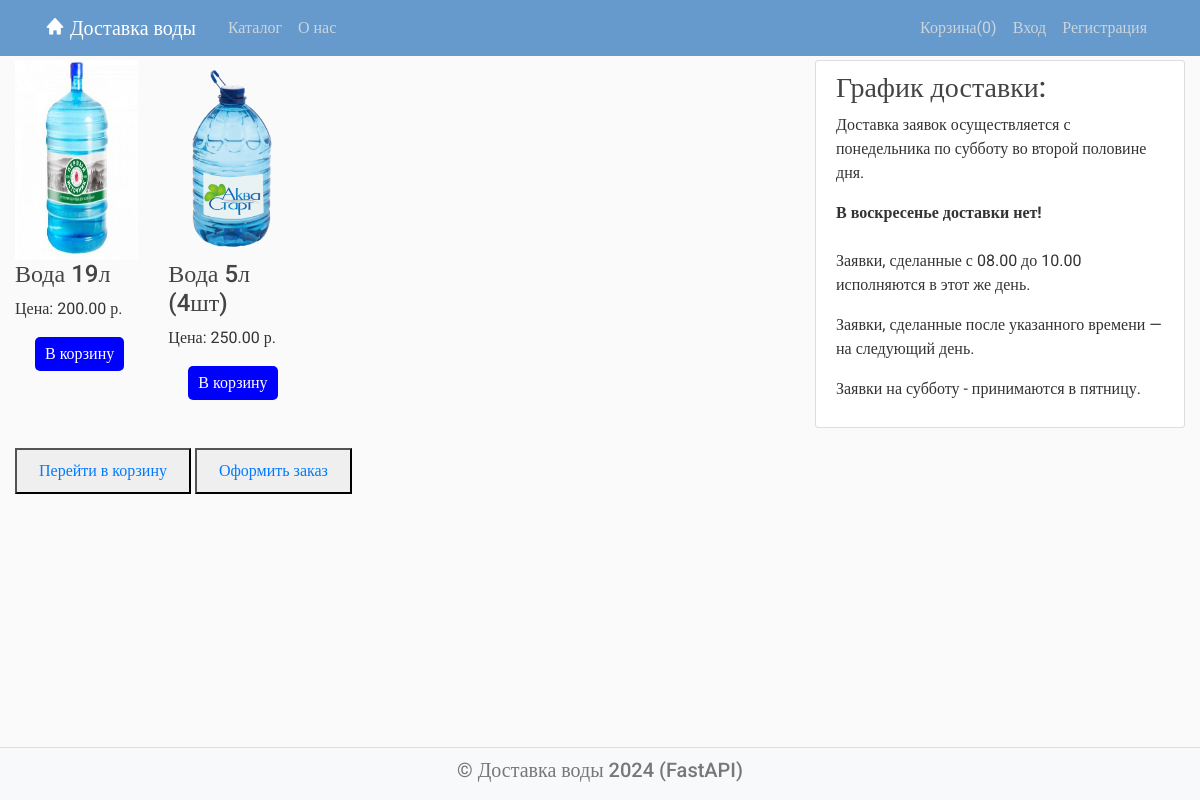
The app's page /, older data.
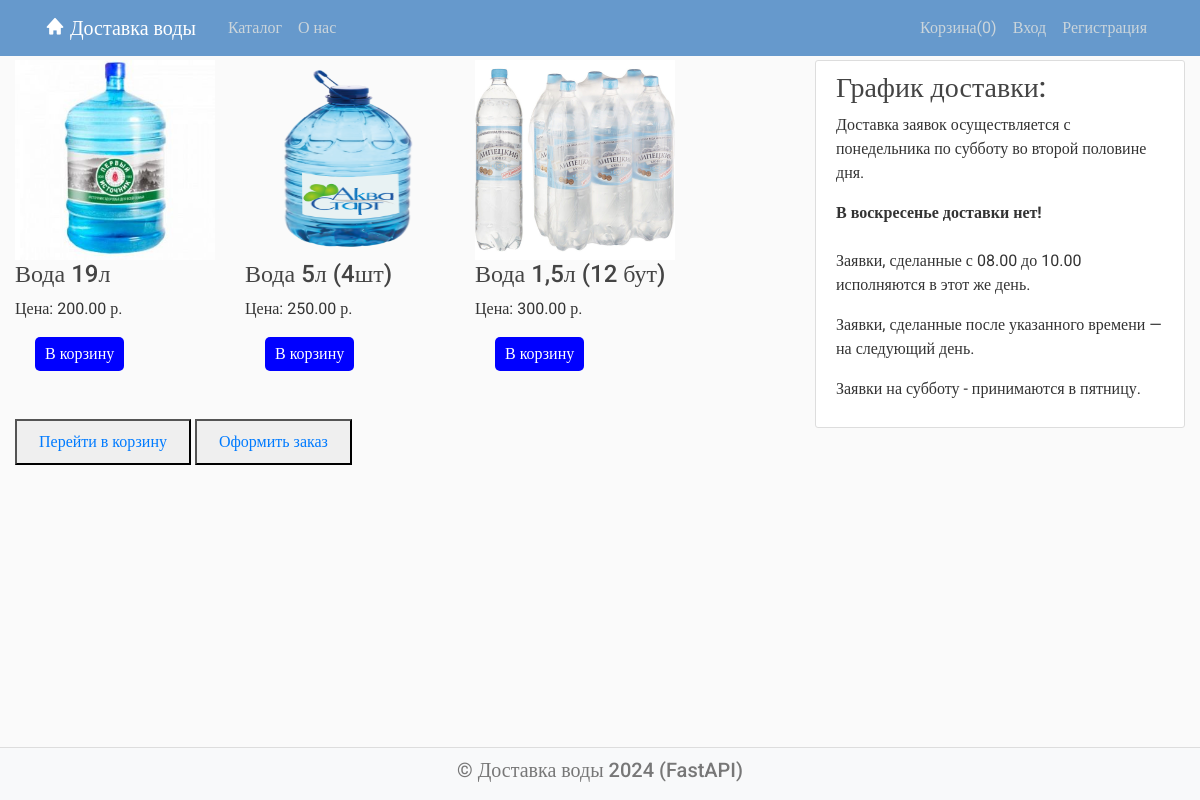
The same page, newer data.
### models/sprav.py (models this page shows, shortened)
class Product(Base):
    __tablename__ = "products"
    id = Column(Integer, primary_key=True, index=True)
    name = Column(String, index=True)
    description = Column(String)
    image = Column(String)
    price = Column(DECIMAL(10, 2), default=0.00)
    is_active = Column(Boolean, default=True)
    is_available = Column(Boolean, default=False)

### main.py (the view)
@app.get("/", response_class=HTMLResponse)
async def home(request: Request, db: Session = Depends(get_db)):
    products = get_products(db)
    cart = request.session.get("cart", {})
    cart_items_count = sum(cart.values())
    current_user = get_current_user(request, db)
    context = {
        "request": request,
        "products": products,
        "cart": cart,  # Передаем cart в контекст
        "cart_items_count": cart_items_count,
        "user": current_user
    }
    return templates.TemplateResponse('home.html', context)

### templates/home.html (shortened to what this page needs)
{% extends "main.html" %}
{% block content %}
<div class="products">
    <div class="row">
        {% if products %}
        {% for product in products %}
        <div class="product col-4">
            <img src="{{ url_for('static', path=product.image) }}" alt="{{ product.name }}" class="product-image img-fluid">
            <h4>{{ product.name }}</h4>
            <p>Цена: {{ product.price }} р.</p>
            <div class="cart-count">
                {% set quantity = cart.get(product.id|string, 0) %}
                <form action="/cart/update/{{ product.id }}" method="post" style="display: inline;">
                    <button type="submit" name="action" value="add" class="add-to-cart">В корзину</button>
                </form>
            </div>
        </div>
        {% endfor %}
        {% else %}
        <li>Заполните справочник товаров</li>
        {% endif %}
    </div>
</div>
<br><br>
<button><a class="nav-item nav-link" href="/cart/">Перейти в корзину</a></button>
<button><a class="nav-item nav-link" href="/order/create">Оформить заказ</a></button>
{% endblock content %}

### templates/main.html (shortened to what this page needs)
<!DOCTYPE html>
<html>
<head>
    <link rel="stylesheet" href="https://maxcdn.bootstrapcdn.com/bootstrap/4.0.0/css/bootstrap.min.css"
>
    <link href='https://unpkg.com/boxicons@2.1.2/css/boxicons.min.css' rel='stylesheet'>
    <link rel="stylesheet" href="/static/styles.css?v=1.0">
</head>
<body>
<header class="site-header">
    <nav class="navbar navbar-expand-md navbar-dark bg-blue fixed-top">
        <div class="container">
            <a class="navbar-brand mr-4" href="/"><i class='bx bxs-home bx-tada-hover'></i>
                Доставка воды</a>
            <div class="collapse navbar-collapse" id="navbarToggle">
                <div class="navbar-nav mr-auto">
                    <a class="nav-item nav-link" href="/spr/products">Каталог</a>
                    <a class="nav-item nav-link" href="/about">О нас</a>
                </div>
                <div class="navbar-nav">
                    <a class="nav-item nav-link" href="/cart">
                        Корзина(<span id="cart-count">{{ cart_items_count }}</span>)
                    </a>
                    {% if user.is_authenticated() %}
                    <a class="nav-item nav-link" href="/user/profile/{{ user.id }}">Профиль</a>
                        <a class="nav-item nav-link" href="/user/logout">Выйти</a>
                    {% else %}
                    <a class="nav-item nav-link" href="/user/login">Вход</a>
                    <a class="nav-item nav-link" href="/user/register">Регистрация</a>
                    {% endif %}
                </div>
            </div>
        </div>
    </nav>
</header>
<main role="main" class="content container-fluid">
    <div class="row">
        <div class="col-12 col-md-8">
            {% block content %}{% endblock %}
        </div>
        {% if title != "Заказы" %}
        <div class="col-12 col-md-4">
            <div class="content-section">
                <h3>График доставки:</h3>
                <p>Доставка заявок осуществляется с понедельника по субботу во второй половине дня. </p>
                <strong>В воскресенье доставки нет! </strong>
                <br><br>
                <p>Заявки, сделанные с 08.00 до 10.00 исполняются в этот же день. <br></p>
                <p>Заявки, сделанные после указанного времени — на следующий день. <br></p>
                <p>Заявки на субботу - принимаются в пятницу.</p>
            </div>
        </div>
        {% endif %}
    </div>
</main>
<footer class="text-center bg-grey">
    <h5><a href="/">© Доставка воды 2024 (FastAPI)</a></h5>
</footer>
</body>
</html>

### static/styles.css (style rules this page uses)
body { margin:0; padding:0; background: #fafafa; color: #333333; margin-top: 5rem; font-family:Roboto; }
h1, h2, h3, h4, h5, h6 { color: #444444; }
.bg-blue { background-color: #6699cc; }
.site-header .navbar-nav .nav-link { color: #cbd5db; }
.content-section { background: #ffffff; padding: 10px 20px; border: 1px solid #dddddd; border-radius: 3px; margin-bottom: 20px; }
footer { position: sticky!important; top: 100%; padding-top:25px; padding-bottom:25px; border-top:1px solid #ddd; }
footer a { color:#777 }
.products { display: flex; flex-wrap: wrap; justify-content: space-between; }
.product-image { width: 200px; height: 200px; }
.add-to-cart { margin-left: 20px; padding: 5px 10px; background-color: blue; color: white; border: none; border-radius: 5px; cursor: pointer; }

### templates/main.html (style rules this page uses)
body { display: flex; flex-direction: column; min-height: 100vh; margin: 0; }
.content { flex: 1; padding-top: 60px; }
footer { background: #f8f9fa; text-align: center; padding: 10px 0; }
.product-image { width: 200px; height: 200px; }

Row changes from the older to the newer data that the page shows:
added Product: image (picture), name "Вода 1,5л (12 бут)", price "300.00"
